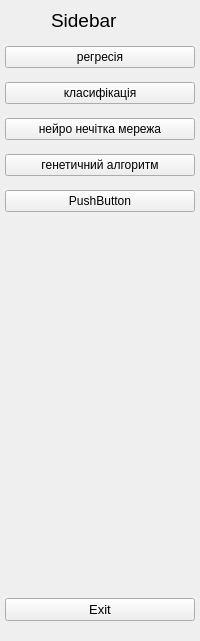
     <widget class="QWidget" name="widget_2" native="true">
      <layout class="QVBoxLayout" name="verticalLayout_4">
       <property name="leftMargin">
        <number>5</number>
       </property>
       <property name="topMargin">
        <number>0</number>
       </property>
       <property name="rightMargin">
        <number>5</number>
       </property>
       <property name="bottomMargin">
        <number>20</number>
       </property>
       <item>
        <layout class="QHBoxLayout" name="horizontalLayout">
         <item>
          <widget class="QLabel" name="label_2">
           <property name="minimumSize">
            <size>
             <width>40</width>
             <height>40</height>
            </size>
           </property>
           <property name="maximumSize">
            <size>
             <width>40</width>
             <height>40</height>
            </size>
           </property>
           <property name="text">
            <string/>
           </property>
           <property name="pixmap">
            <pixmap resource="icons/resources.qrc">:/icons/user-interface.png</pixmap>
           </property>
           <property name="scaledContents">
            <bool>true</bool>
           </property>
          </widget>
         </item>
         <item>
          <widget class="QLabel" name="label_3">
           <property name="font">
            <font>
             <pointsize>14</pointsize>
            </font>
           </property>
           <property name="text">
            <string>Sidebar</string>
           </property>
           <property name="scaledContents">
            <bool>false</bool>
           </property>
          </widget>
         </item>
        </layout>
       </item>
       <item>
        <layout class="QVBoxLayout" name="verticalLayout_2">
         <property name="spacing">
          <number>14</number>
         </property>
         <item>
          <widget class="QPushButton" name="lab1_btn_2">
           <property name="text">
            <string>регресія</string>
           </property>
           <property name="checkable">
            <bool>true</bool>
           </property>
           <property name="autoExclusive">
            <bool>true</bool>
           </property>
          </widget>
         </item>
         <item>
          <widget class="QPushButton" name="lab2_btn_2">
           <property name="text">
            <string>класифікація</string>
           </property>
           <property name="checkable">
            <bool>true</bool>
           </property>
           <property name="autoExclusive">
            <bool>true</bool>
           </property>
          </widget>
         </item>
         <item>
          <widget class="QPushButton" name="lab3_btn_2">
           <property name="text">
            <string>нейро нечітка мережа</string>
           </property>
           <property name="checkable">
            <bool>true</bool>
           </property>
           <property name="autoExclusive">
            <bool>true</bool>
           </property>
          </widget>
         </item>
         <item>
          <widget class="QPushButton" name="lab4_btn_2">
           <property name="text">
            <string>генетичний алгоритм</string>
           </property>
          </widget>
         </item>
         <item>
          <widget class="QPushButton" name="lab5_btn_2">
           <property name="text">
            <string>PushButton</string>
           </property>
          </widget>
         </item>
        </layout>
       </item>
       <item>
        <spacer name="verticalSpacer_2">
         <property name="orientation">
          <enum>Qt::Vertical</enum>
         </property>
         <property name="sizeHint" stdset="0">
          <size>
           <width>20</width>
           <height>380</height>
          </size>
         </property>
        </spacer>
       </item>
       <item>
        <widget class="QPushButton" name="exit_btn_2">
         <property name="font">
          <font>
           <pointsize>10</pointsize>
          </font>
         </property>
         <property name="text">
          <string>Exit</string>
         </property>
         <property name="icon">
          <iconset resource="icons/resources.qrc">
           <normaloff>:/icons/close.ico</normaloff>:/icons/close.ico</iconset>
         </property>
         <property name="iconSize">
          <size>
           <width>14</width>
           <height>14</height>
          </size>
         </property>
        </widget>
       </item>
      </layout>
     </widget>
